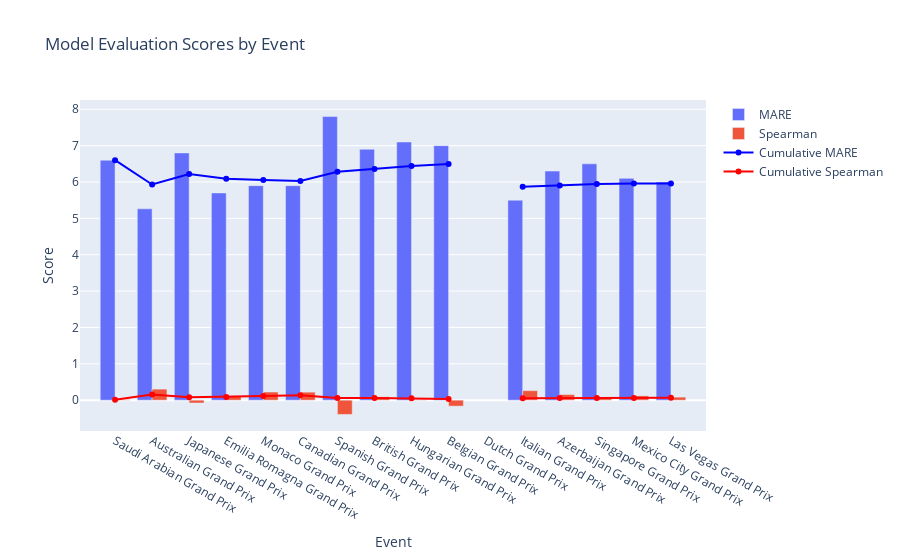

Notebook code cell kept with this figure:
### Code cell
def display_results(summary):
    # bar chart where x is the event name, and the y values are all the scores
        summary_df = pd.DataFrame(summary).set_index('Race')
        print('Means:')
        print(summary_df.mean())
        results = schedule[['RoundNumber', 'EventName']].merge(summary_df, left_on='EventName', right_index=True).set_index('EventName')
        results.sort_values('RoundNumber', inplace=True)
        results.drop(columns='RoundNumber', inplace=True)
        fig = go.Figure()
        fig.add_trace(go.Bar(x=summary_df.index, y=summary_df['mean_ab_error'], name='MARE'))
        fig.add_trace(go.Bar(x=summary_df.index, y=summary_df['spearman_corr'], name='Spearman'))

        error = summary_df[['mean_ab_error', 'spearman_corr']]
        error['cum_mae'] = summary_df['mean_ab_error'].cumsum() / range(1, len(summary_df) + 1)
        error['cum_spearman'] = summary_df['spearman_corr'].cumsum() / range(1, len(summary_df) + 1)

        fig.add_trace(go.Scatter(x=summary_df.index, y=error['cum_mae'], mode='lines+markers', name='Cumulative MARE', line=dict(color='blue')))
        fig.add_trace(go.Scatter(x=summary_df.index, y=error['cum_spearman'], mode='lines+markers', name='Cumulative Spearman', line=dict(color='red')))
        
        fig.update_layout(barmode='group', xaxis_title='Event', yaxis_title='Score')
        fig.update_layout(title='Model Evaluation Scores by Event')
        fig.show()
        return summary_df
# Evaluate model performance for each race
summary = []
for race, result in ranking_results.items():
    summary.append(ranknet_predictor.evaluate_model(result, race))

# Display results
summary_df = display_results(summary)
print(summary_df)

### Figure 1 — Plotly figure (JSON) as saved in the notebook; plotly's stock layout.template omitted (floating-point values rounded to 4 significant figures)
{"data": [{"name": "MARE", "type": "bar", "x": ["Saudi Arabian Grand Prix", "Australian Grand Prix", "Japanese Grand Prix", "Emilia Romagna Grand Prix", "Monaco Grand Prix", "Canadian Grand Prix", "Spanish Grand Prix", "British Grand Prix", "Hungarian Grand Prix", "Belgian Grand Prix", "Dutch Grand Prix", "Italian Grand Prix", "Azerbaijan Grand Prix", "Singapore Grand Prix", "Mexico City Grand Prix", "Las Vegas Grand Prix"], "y": [6.6, 5.263, 6.8, 5.7, 5.9, 5.9, 7.8, 6.9, 7.1, 7, null, 5.5, 6.3, 6.5, 6.1, 6]}, {"name": "Spearman", "type": "bar", "x": ["Saudi Arabian Grand Prix", "Australian Grand Prix", "Japanese Grand Prix", "Emilia Romagna Grand Prix", "Monaco Grand Prix", "Canadian Grand Prix", "Spanish Grand Prix", "British Grand Prix", "Hungarian Grand Prix", "Belgian Grand Prix", "Dutch Grand Prix", "Italian Grand Prix", "Azerbaijan Grand Prix", "Singapore Grand Prix", "Mexico City Grand Prix", "Las Vegas Grand Prix"], "y": [0.01203, 0.3035, -0.0782, 0.1128, 0.2241, 0.2211, -0.3925, 0.09173, 0.01203, -0.1639, null, 0.2617, 0.1549, 0.06617, 0.1188, 0.08421]}, {"line": {"color": "blue"}, "mode": "lines+markers", "name": "Cumulative MARE", "type": "scatter", "x": ["Saudi Arabian Grand Prix", "Australian Grand Prix", "Japanese Grand Prix", "Emilia Romagna Grand Prix", "Monaco Grand Prix", "Canadian Grand Prix", "Spanish Grand Prix", "British Grand Prix", "Hungarian Grand Prix", "Belgian Grand Prix", "Dutch Grand Prix", "Italian Grand Prix", "Azerbaijan Grand Prix", "Singapore Grand Prix", "Mexico City Grand Prix", "Las Vegas Grand Prix"], "y": [6.6, 5.932, 6.221, 6.091, 6.053, 6.027, 6.28, 6.358, 6.44, 6.496, null, 5.872, 5.905, 5.947, 5.958, 5.96]}, {"line": {"color": "red"}, "mode": "lines+markers", "name": "Cumulative Spearman", "type": "scatter", "x": ["Saudi Arabian Grand Prix", "Australian Grand Prix", "Japanese Grand Prix", "Emilia Romagna Grand Prix", "Monaco Grand Prix", "Canadian Grand Prix", "Spanish Grand Prix", "British Grand Prix", "Hungarian Grand Prix", "Belgian Grand Prix", "Dutch Grand Prix", "Italian Grand Prix", "Azerbaijan Grand Prix", "Singapore Grand Prix", "Mexico City Grand Prix", "Las Vegas Grand Prix"], "y": [0.01203, 0.1578, 0.07911, 0.08753, 0.1148, 0.1325, 0.05754, 0.06181, 0.05628, 0.03426, null, 0.05036, 0.0584, 0.05895, 0.06294, 0.06427]}], "layout": {"barmode": "group", "title": {"text": "Model Evaluation Scores by Event"}, "xaxis": {"title": {"text": "Event"}}, "yaxis": {"title": {"text": "Score"}}}}
